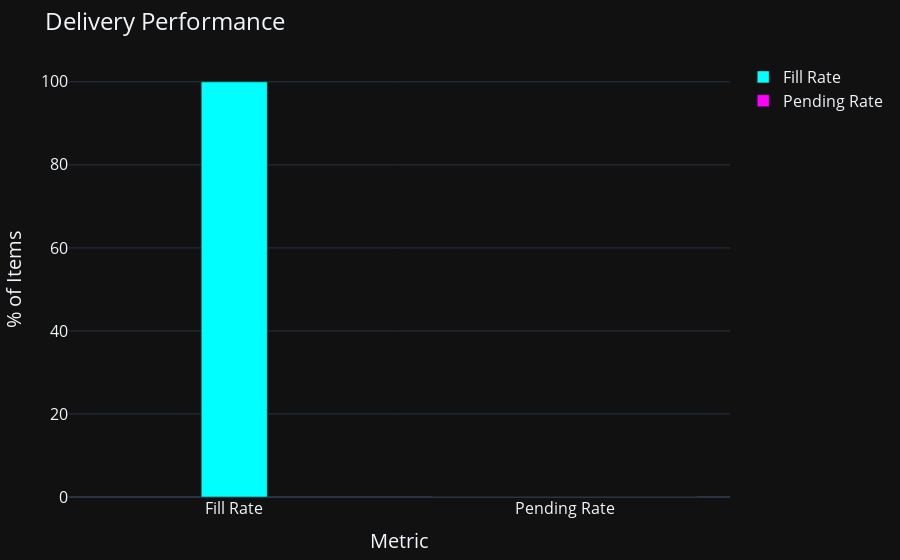
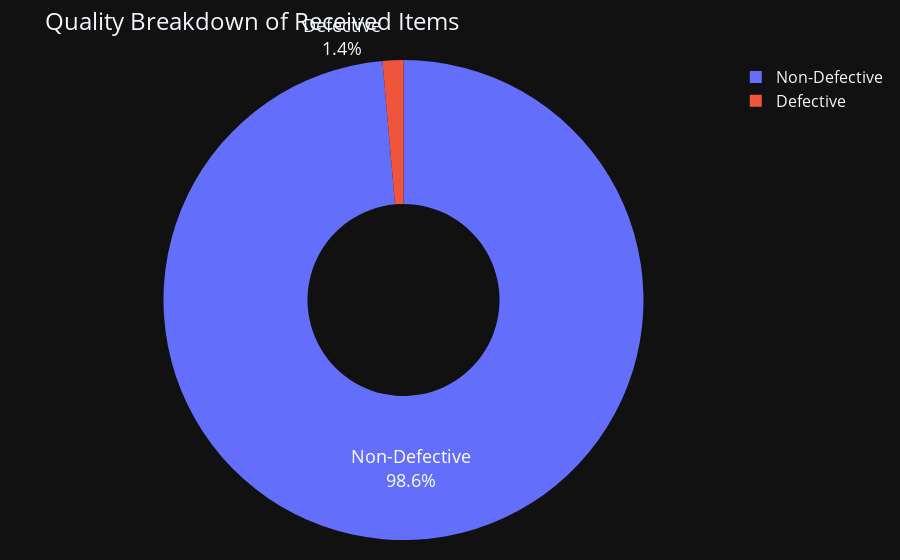
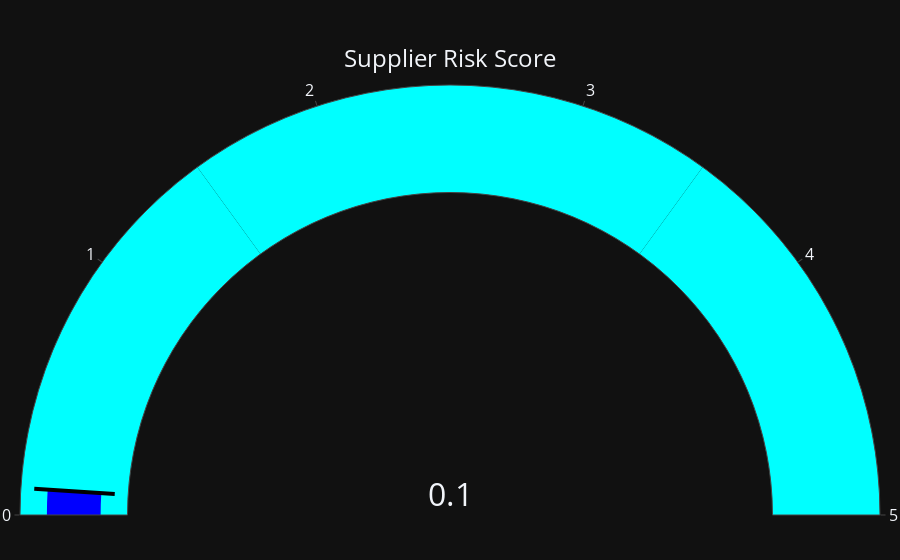
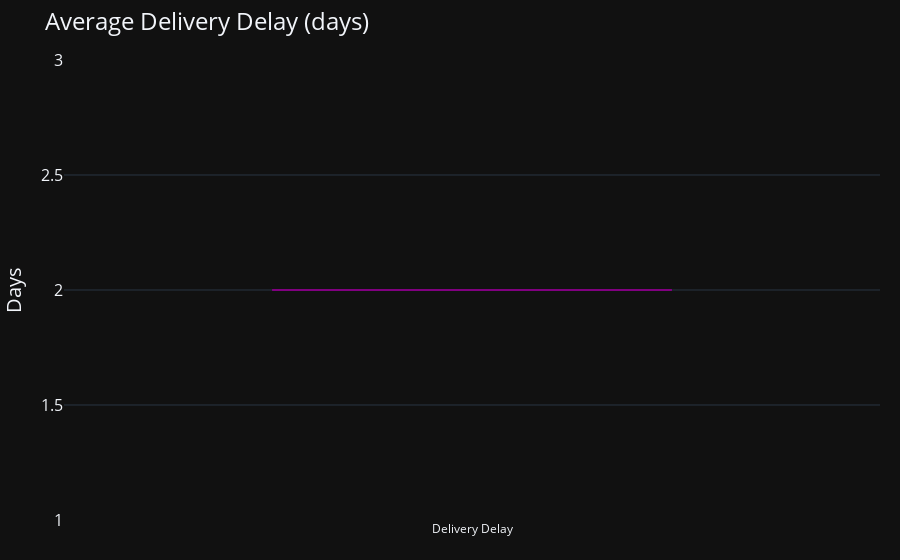

The cell these charts' notebook holds for them, in order:
### Code cell
import plotly.graph_objects as go
from plotly.subplots import make_subplots

# Sample data
fill_rate = 100.0
pending_rate = 0.0
non_defective = 98.6
defective = 1.4
avg_delay = 2.0
risk_score = 0.1

bar_fig = go.Figure(data=[
    go.Bar(name='Fill Rate',    x=['Fill Rate'],    y=[fill_rate],    marker_color='cyan',   width=0.2),
    go.Bar(name='Pending Rate', x=['Pending Rate'], y=[pending_rate], marker_color='magenta')
])
bar_fig.update_layout(
    template='plotly_dark',
    barmode='group',
    title = dict(text='Delivery Performance',         font=dict(size=24)),
    legend= dict(font=dict(size=16)),
    xaxis = dict(title='Metric',          title_font=dict(size=20), tickfont=dict(size=16)),
    yaxis = dict(title='% of Items',      title_font=dict(size=20), tickfont=dict(size=16)),
    margin= dict(l=40, r=20, t=60, b=40)
)


# 2. Pie Chart – Quality Breakdown
pie_fig = go.Figure(data=[
    go.Pie(
        labels=['Non-Defective','Defective'],
        values=[non_defective, defective],
        hole=0.4,
        textinfo='percent+label',
        textfont=dict(size=18)
    )
])
pie_fig.update_layout(
    template='plotly_dark',
    title = dict(text='Quality Breakdown of Received Items', font=dict(size=24)),
    legend= dict(font=dict(size=16)),
    margin= dict(l=20, r=20, t=60, b=20)
)


# 3. Gauge Chart – Supplier Risk Score
gauge_fig = go.Figure(go.Indicator(
    mode="gauge+number",
    value=risk_score,
    title = {'text': "Supplier Risk Score", 'font':{'size':24}},
    number= {'font':{'size':32}},
    gauge={
        'axis': {'range': [0, 5], 'tickfont':{'size':16}},
        'bar':  {'color': "blue"},
        'steps': [
            {'range': [0, 1.5], 'color': "cyan"},
            {'range': [1.5,3.5], 'color': "cyan"},
            {'range': [3.5,5],   'color': "cyan"},
        ],
        'threshold': {
            'line': {'color': "black", 'width': 4},
            'thickness': 0.75,
            'value': risk_score
        }
    }
))
gauge_fig.update_layout(
    template='plotly_dark',
    margin= dict(l=20, r=20, t=60, b=20)
)


# 4. Box Plot – Average Delivery Delay
delay_fig = go.Figure(data=[
    go.Box(
        y=[avg_delay],
        name="Delivery Delay",
        boxpoints=False,
        marker_color='purple'
    )
])
delay_fig.update_layout(
    template='plotly_dark',
    title = dict(text='Average Delivery Delay (days)', font=dict(size=24)),
    yaxis = dict(title='Days', title_font=dict(size=20), tickfont=dict(size=16)),
    margin= dict(l=40, r=20, t=60, b=40)
)
bar_fig.show()
pie_fig.show()
gauge_fig.show()
delay_fig.show()

### Figure 1 — Plotly figure (JSON) as saved in the notebook; plotly's stock layout.template omitted (floating-point values rounded to 4 significant figures)
{"data": [{"marker": {"color": "cyan"}, "name": "Fill Rate", "type": "bar", "width": 0.2, "x": ["Fill Rate"], "y": [100]}, {"marker": {"color": "magenta"}, "name": "Pending Rate", "type": "bar", "x": ["Pending Rate"], "y": [0]}], "layout": {"autosize": true, "barmode": "group", "legend": {"font": {"size": 16}}, "margin": {"b": 40, "l": 40, "r": 20, "t": 60}, "title": {"font": {"size": 24}, "text": "Delivery Performance"}, "xaxis": {"autorange": true, "range": [-0.5, 1.5], "tickfont": {"size": 16}, "title": {"font": {"size": 20}, "text": "Metric"}, "type": "category"}, "yaxis": {"autorange": true, "range": [0, 105.3], "tickfont": {"size": 16}, "title": {"font": {"size": 20}, "text": "% of Items"}, "type": "linear"}}}

### Figure 2 — Plotly figure (JSON) as saved in the notebook; plotly's stock layout.template omitted (floating-point values rounded to 4 significant figures)
{"data": [{"hole": 0.4, "labels": ["Non-Defective", "Defective"], "textfont": {"size": 18}, "textinfo": "percent+label", "type": "pie", "values": [98.6, 1.4]}], "layout": {"autosize": true, "legend": {"font": {"size": 16}}, "margin": {"b": 20, "l": 20, "r": 20, "t": 60}, "title": {"font": {"size": 24}, "text": "Quality Breakdown of Received Items"}}}

### Figure 3 — Plotly figure (JSON) as saved in the notebook; plotly's stock layout.template omitted (floating-point values rounded to 4 significant figures)
{"data": [{"gauge": {"axis": {"range": [0, 5], "tickfont": {"size": 16}}, "bar": {"color": "blue"}, "steps": [{"color": "cyan", "range": [0, 1.5]}, {"color": "cyan", "range": [1.5, 3.5]}, {"color": "cyan", "range": [3.5, 5]}], "threshold": {"line": {"color": "black", "width": 4}, "thickness": 0.75, "value": 0.1}}, "mode": "gauge+number", "number": {"font": {"size": 32}}, "title": {"font": {"size": 24}, "text": "Supplier Risk Score"}, "type": "indicator", "value": 0.1}], "layout": {"autosize": true, "margin": {"b": 20, "l": 20, "r": 20, "t": 60}}}

### Figure 4 — Plotly figure (JSON) as saved in the notebook; plotly's stock layout.template omitted (floating-point values rounded to 4 significant figures)
{"data": [{"boxpoints": false, "marker": {"color": "purple"}, "name": "Delivery Delay", "type": "box", "y": [2]}], "layout": {"autosize": true, "margin": {"b": 40, "l": 40, "r": 20, "t": 60}, "title": {"font": {"size": 24}, "text": "Average Delivery Delay (days)"}, "xaxis": {"autorange": true, "range": [-0.5, 0.5], "type": "category"}, "yaxis": {"autorange": true, "range": [1, 3], "tickfont": {"size": 16}, "title": {"font": {"size": 20}, "text": "Days"}, "type": "linear"}}}
